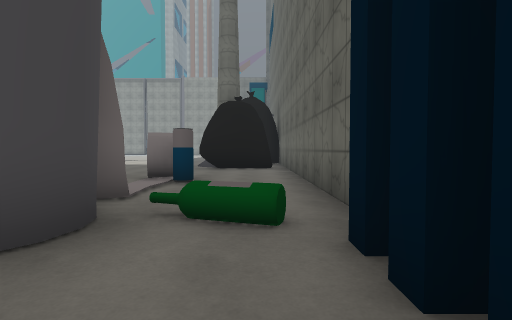
[1] (above)

24 first-person views from a walk through a Unity game level. The camera is 1.3 m above the floor, tilts 2° down and sees 80° across. The floor is counted in squares, 2 m on a side. Each view is taken from the middle of a square. On the plan, view 1 faces up. The plan holds only what a view shows up to about 10 squares ahead; the rest is blank. The place goes on beyond the plan. The player is left out. Some animated figures are not drawn. Some surface patterns are stand-ins.

[2]
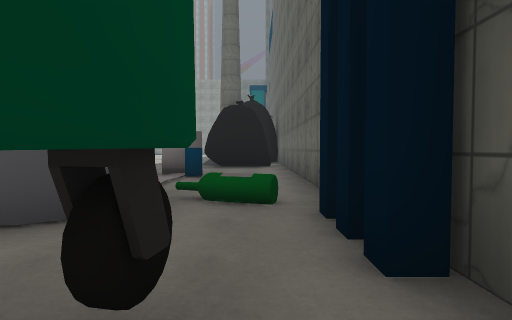

[3]
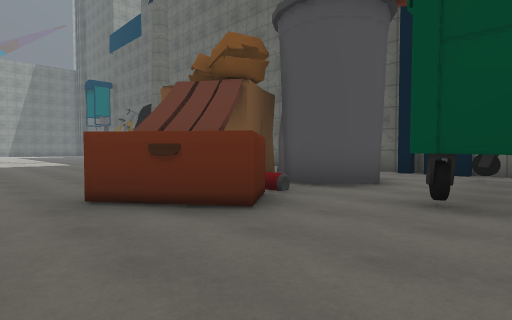

[4]
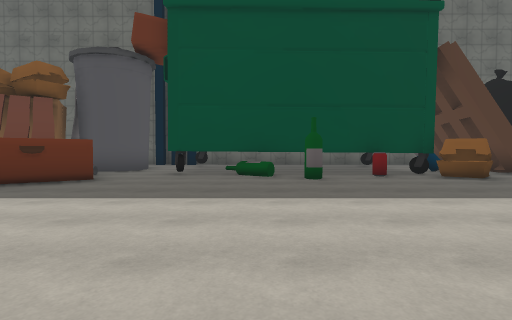

[5]
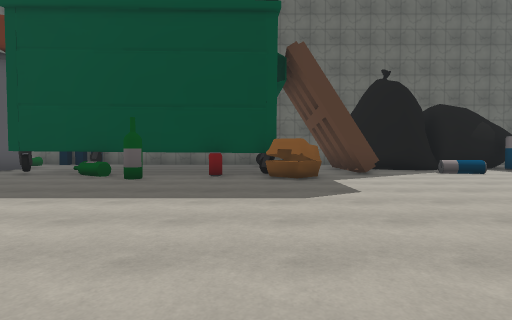

[6]
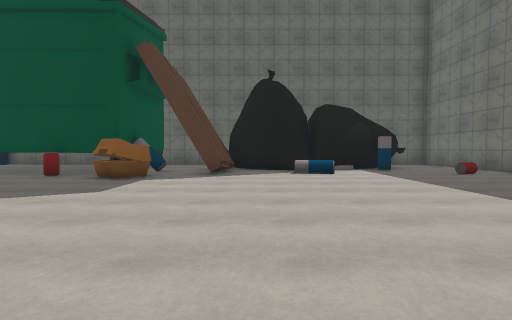

[7]
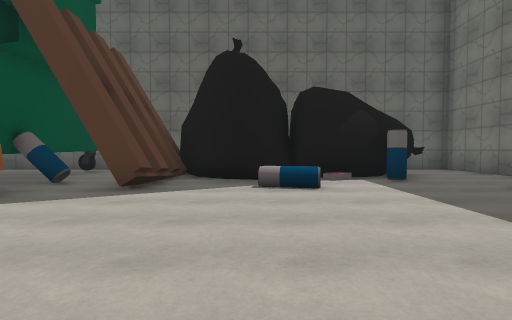

[8]
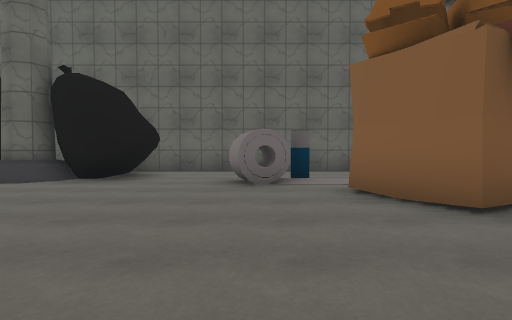

[9]
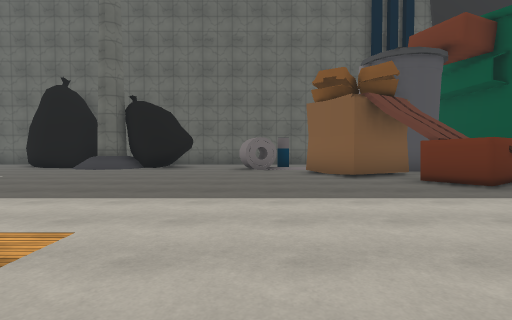

[10]
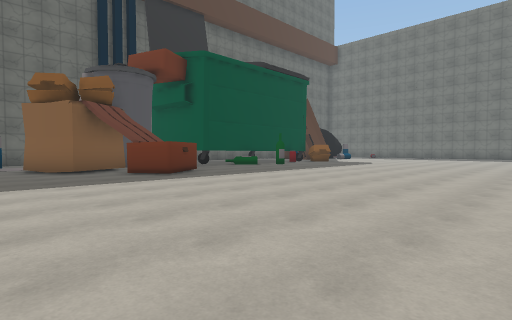

[11]
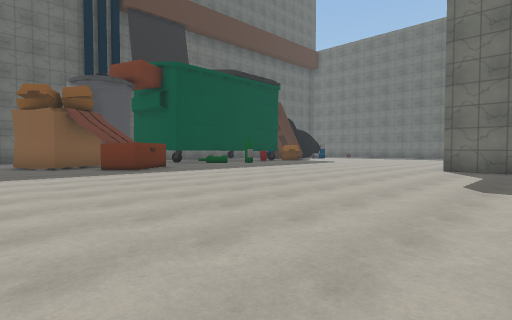

[12]
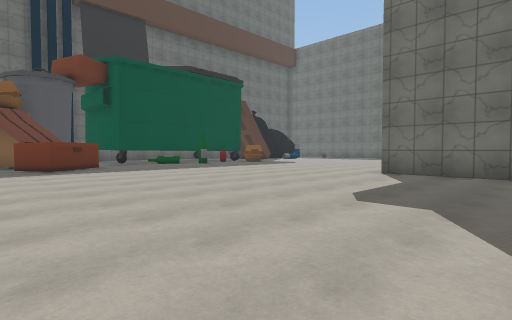

[13]
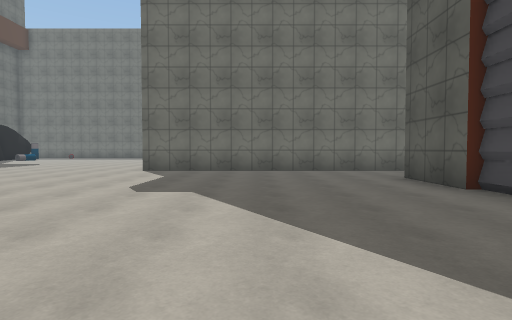

[14]
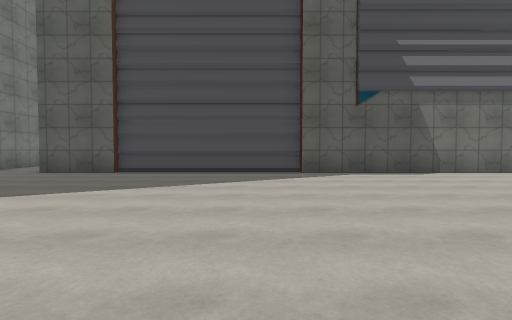

[15]
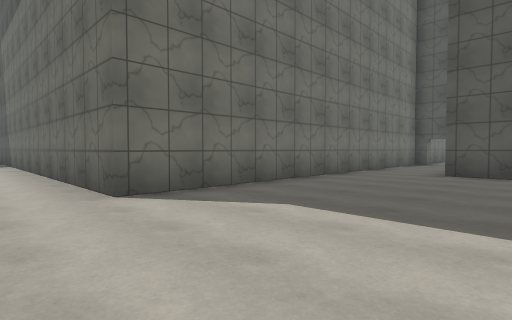

[16]
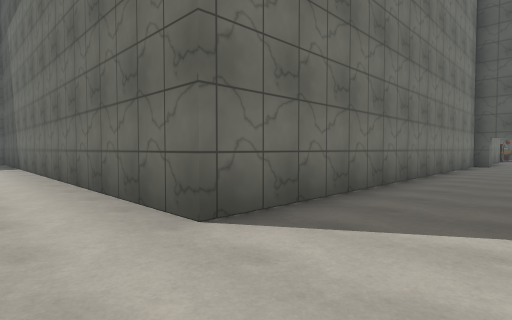

[17]
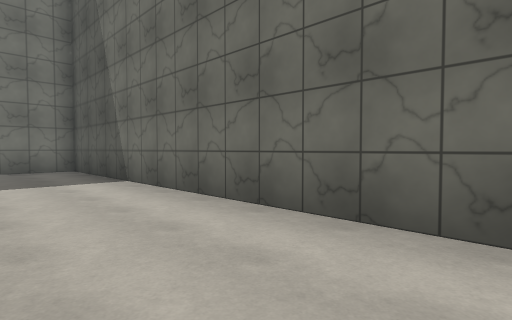

[18]
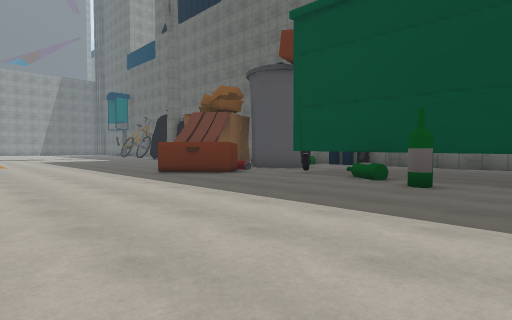

[19]
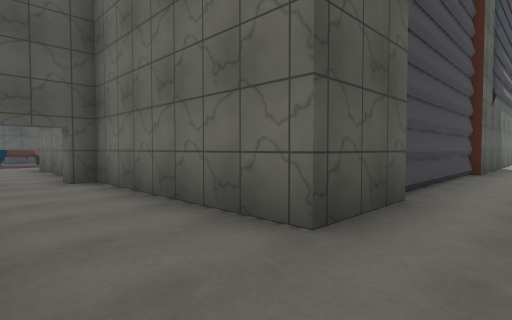

[20]
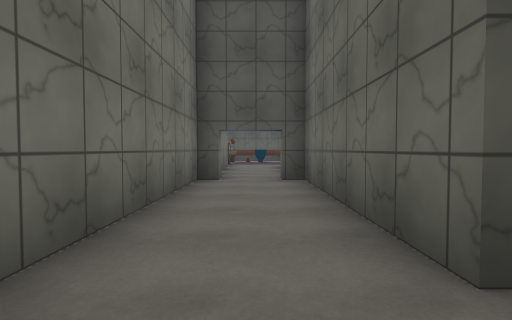

[21]
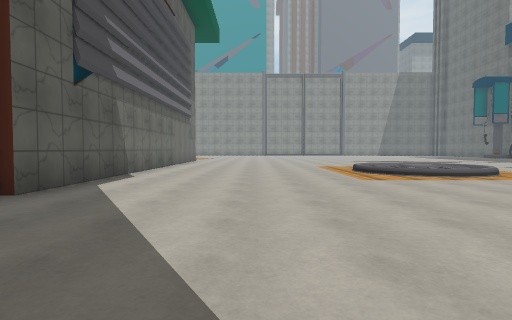

[22]
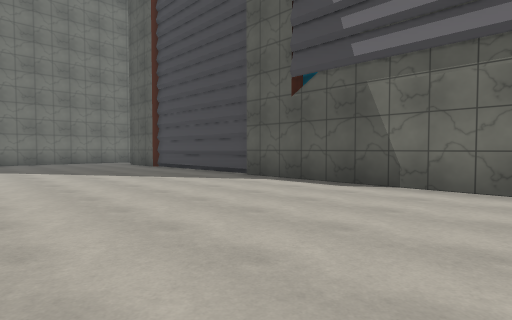

[23]
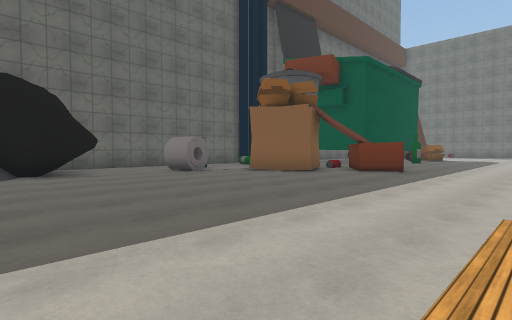

[24]
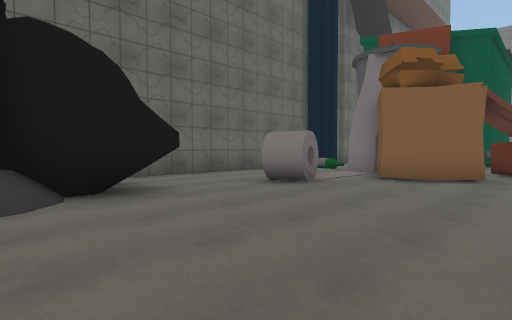

### Floor plan
Key: @ floor where view 1 was taken; # wall or solid block; x gap in a wall; . main floor; : floor 0.25 m higher than the main floor; + floor 0.5 m higher than the main floor; / step, stairs or slope; O other object.
Columns run from 31 left of view 1 to 1 right of it. Each row starts with its distance up from view 1.
 12           #......//  ......../#
 11           #......//+:......../#
 10           #......//::......../###
  9           #.......//............#
  8           #.....................#
  7           #..................#..#
  6           #...................O.#
  5           #................O#...#
  4           #................###..#
  3           #..............#.###xO#
  2           #..............##.##..#
  1           #.....................#
  0           #................#  #@#
 -1 .##########................#  #.
 -2 ..........................O#
 -3   #  #....................O#    #
 -4      #############.........#    #
 -5                  #........O#    #
 -6                  #.........######
 -7                  #........O.O...
 -8                  #............
 -9                  #.........####
-10                  #...........#
-11                  #.........O.#
-12                  #.........O.# O
-13                  #..  .......O O
-14                  #..   .....O#
-15                  #..     .....O
-16                  #..      .O....#

Where each view was taken, in squares from view 1:
view 1: 0 up, 0 right, facing up
view 2: 1 down, 0 right, facing up
view 3: 1 down, 8 left, facing up-right
view 4: 2 down, 12 left, facing right
view 5: 6 down, 12 left, facing right
view 6: 10 down, 12 left, facing right
view 7: 11 down, 9 left, facing right
view 8: 7 up, 8 left, facing right
view 9: 7 up, 12 left, facing right
view 10: 7 up, 14 left, facing down-right
view 11: 7 up, 16 left, facing down-right
view 12: 5 up, 17 left, facing down-right
view 13: 6 up, 17 left, facing down
view 14: 5 up, 12 left, facing left
view 15: 1 up, 12 left, facing down-left
view 16: 1 down, 12 left, facing down-left
view 17: 7 down, 11 left, facing down-left
view 18: 5 down, 11 left, facing up-right
view 19: 3 down, 19 left, facing up-left
view 20: 2 down, 19 left, facing left
view 21: 2 up, 17 left, facing up
view 22: 12 up, 15 left, facing down-left
view 23: 12 up, 10 left, facing down-right
view 24: 12 up, 6 left, facing down-right
